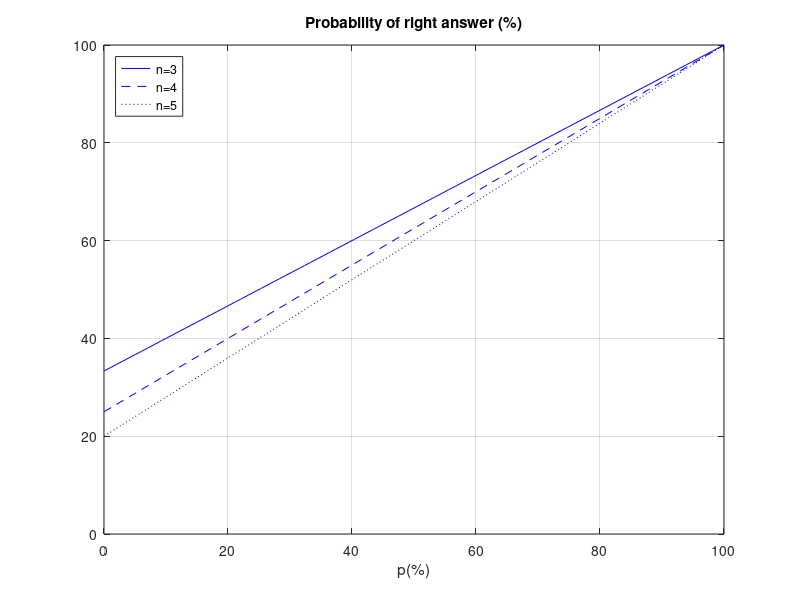
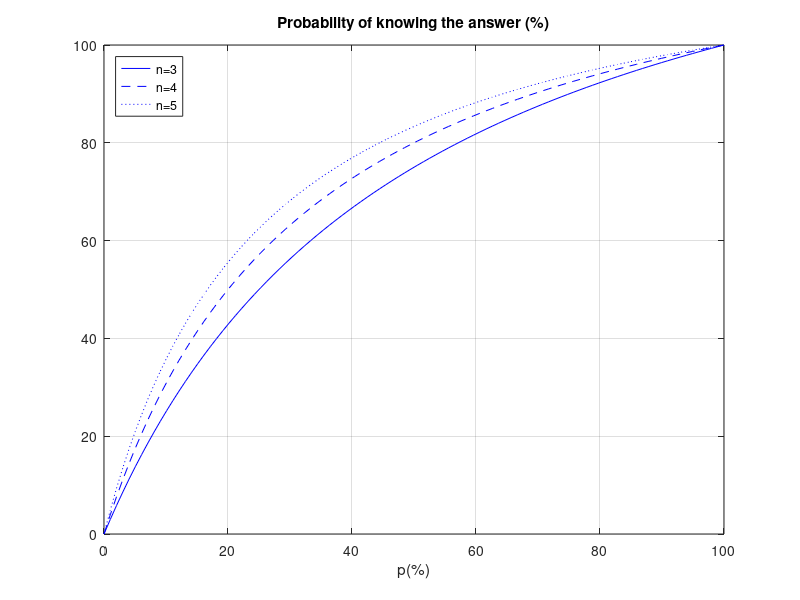

Source code (MATLAB) for these figures, in order: (Note: this script raises an error after producing the figures.)
clc
clear all

 % teste de escolha multipla
 % n respostas possiveis, 1 certa
 % estudou p da materia
 % escolhe a resposta certa quando sabe
 % quando nao sabe escolha uma ao calhas
 
 saber = 0.6;
 n = 4;
 % P(escolher a resposta certa)
 
 % P(Certa|sabendo a resposta)P(sabendo)+P(Certa|não sabendo)P(Nao sabendo)
 resp1=1*saber+(1/n)*(1-saber)
 
 saber=0.7
 n=5
 
 %P(saber|acertou)=P(acertou|saber)*P(saber)/P(acertar)
 resp2=1*saber/(1*saber+(1/n)*(1-saber))
 figure(1)
 
 pp=linspace(0,1,100);
 
 n=3;
 n1=1.*pp+(1/n)*(1.-pp);
 
 n=4;
 n2=1.*pp+(1/n)*(1.-pp);
 
 n=5;
 n3=1.*pp+(1/n)*(1.-pp);
 
plot(pp*100,n1*100,'-b',pp*100,n2*100,'--b',pp*100,n3*100,':b')
axis([0 100 0 100])

legend('n=3','n=4','n=5','location','northwest')
title("Probability of right answer (%)")
xlabel('p(%)')
grid on

figure(2)
pp=linspace(0,1,100);
 
n=3;
n1=1.*pp./(1.*pp+(1/n).*(1.-pp));
 
n=4;
n2=1.*pp./(1.*pp+(1/n).*(1.-pp));
 
n=5;
n3=1.*pp./(1.*pp+(1/n).*(1.-pp)); 

plot(pp*100,n1*100,'-b',pp*100,n2*100,'--b',pp*100,n3*100,':b')
axis([0 100 0 100])

legend('n=3','n=4','n=5','location','northwest')
title("Probability of knowing the answer (%)")
xlabel('p(%)')

grid on

% semilogx
% semilogy
% loglog
% logspace(0,3,1000)  x^0 a x^3


%% ex2
fprintf("ex2\n")
bytes = 100; %bytes to be received without errors when
p = 10^-2;
bits = bytes * 8;

n = bits
i = 0
p

% r=nchoosek(n,i).*p^i.*(1-p)^(n-i)
r=binomial(p,n,i);
% r=r*100;
fprintf("Determine the probability of a data packet of 100 Bytes to be received without errors when p = 10⁻²: %f%% \n", r*100)
% fprintf(r)
% fprintf("\n")




fprintf("Determine the probability of a data packet of 1000 Bytes to be received with exactly one error when p = 10⁻³: ")
fprintf("%f%%\n",100*binomial(10^-3,1000*8,1))


fprintf("Determine the probability of a data packet of 200 Bytes to be received with one or more errors when p = 10⁻⁴: ")
fprintf("%f%%\n", 100*(1-binomial(10^-4,200*8,0)))


figure(3)
xx=logspace(-8,-2,1000);
b1=binomial(xx,100*8,0);
b2=binomial(xx,200*8,0);
b3=binomial(xx,1000*8,0);
semilogx(xx,100*b1,'-b',xx,100*b2,'--b',xx,100*b3,':b')

legend('100 Bytes','200 Bytes','1000 Bytes','location','southwest')
title("Probability of packet reception without errors (%)")
xlabel('Bit Error Rate')

grid on


figure(4)
xx = linspace(64, 1518, 1000);
b1 = binomial(10^-4, xx.*8, 0);
b2 = binomial(10^-3, xx.*8, 0);
b3 = binomial(10^-2, xx.*8, 0);
plot(xx,100*b1,'-b',xx,100*b2,'--b',xx,100*b3,':b')

legend('ben=1e-4','ben=1e-3','ben=1e-2','location','southwest')
title("Probability of packet reception without errors")
xlabel('Packet size (Bytes)')

grid on